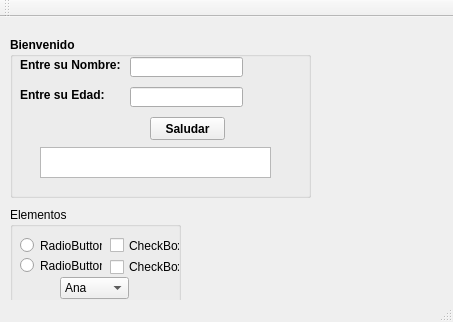
<?xml version="1.0" encoding="UTF-8"?>
<ui version="4.0">
 <class>MainWindow</class>
 <widget class="QMainWindow" name="MainWindow">
  <property name="geometry">
   <rect>
    <x>0</x>
    <y>0</y>
    <width>453</width>
    <height>322</height>
   </rect>
  </property>
  <property name="windowTitle">
   <string>MainWindow</string>
  </property>
  <widget class="QWidget" name="centralWidget">
   <widget class="QGroupBox" name="groupBox">
    <property name="enabled">
     <bool>true</bool>
    </property>
    <property name="geometry">
     <rect>
      <x>10</x>
      <y>20</y>
      <width>301</width>
      <height>161</height>
     </rect>
    </property>
    <property name="font">
     <font>
      <bold>true</bold>
      <underline>false</underline>
     </font>
    </property>
    <property name="title">
     <string>Bienvenido</string>
    </property>
    <widget class="QLineEdit" name="name">
     <property name="enabled">
      <bool>true</bool>
     </property>
     <property name="geometry">
      <rect>
       <x>120</x>
       <y>20</y>
       <width>113</width>
       <height>20</height>
      </rect>
     </property>
    </widget>
    <widget class="QPushButton" name="pushButton">
     <property name="geometry">
      <rect>
       <x>140</x>
       <y>80</y>
       <width>75</width>
       <height>23</height>
      </rect>
     </property>
     <property name="font">
      <font>
       <italic>false</italic>
       <bold>true</bold>
       <underline>false</underline>
      </font>
     </property>
     <property name="cursor">
      <cursorShape>SizeAllCursor</cursorShape>
     </property>
     <property name="text">
      <string>Saludar</string>
     </property>
    </widget>
    <widget class="QListWidget" name="list_bienvenida">
     <property name="geometry">
      <rect>
       <x>30</x>
       <y>110</y>
       <width>231</width>
       <height>31</height>
      </rect>
     </property>
     <property name="cursor" stdset="0">
      <cursorShape>SizeAllCursor</cursorShape>
     </property>
    </widget>
    <widget class="QLabel" name="label">
     <property name="geometry">
      <rect>
       <x>10</x>
       <y>20</y>
       <width>141</width>
       <height>16</height>
      </rect>
     </property>
     <property name="text">
      <string>Entre su Nombre:</string>
     </property>
    </widget>
    <widget class="QLabel" name="label_2">
     <property name="geometry">
      <rect>
       <x>10</x>
       <y>50</y>
       <width>91</width>
       <height>16</height>
      </rect>
     </property>
     <property name="text">
      <string>Entre su Edad:</string>
     </property>
    </widget>
    <widget class="QLineEdit" name="age">
     <property name="geometry">
      <rect>
       <x>120</x>
       <y>50</y>
       <width>113</width>
       <height>20</height>
      </rect>
     </property>
    </widget>
   </widget>
   <widget class="QGroupBox" name="groupBox_2">
    <property name="geometry">
     <rect>
      <x>10</x>
      <y>190</y>
      <width>171</width>
      <height>101</height>
     </rect>
    </property>
    <property name="title">
     <string>Elementos</string>
    </property>
    <widget class="QCheckBox" name="checkBox_2">
     <property name="geometry">
      <rect>
       <x>100</x>
       <y>50</y>
       <width>70</width>
       <height>20</height>
      </rect>
     </property>
     <property name="text">
      <string>CheckBox</string>
     </property>
    </widget>
    <widget class="QRadioButton" name="radioButton">
     <property name="geometry">
      <rect>
       <x>10</x>
       <y>30</y>
       <width>82</width>
       <height>17</height>
      </rect>
     </property>
     <property name="text">
      <string>RadioButton</string>
     </property>
    </widget>
    <widget class="QRadioButton" name="radioButton_2">
     <property name="geometry">
      <rect>
       <x>10</x>
       <y>50</y>
       <width>82</width>
       <height>17</height>
      </rect>
     </property>
     <property name="text">
      <string>RadioButton</string>
     </property>
    </widget>
    <widget class="QCheckBox" name="checkBox">
     <property name="geometry">
      <rect>
       <x>100</x>
       <y>30</y>
       <width>70</width>
       <height>17</height>
      </rect>
     </property>
     <property name="text">
      <string>CheckBox</string>
     </property>
    </widget>
    <widget class="QComboBox" name="comboBox">
     <property name="geometry">
      <rect>
       <x>50</x>
       <y>70</y>
       <width>69</width>
       <height>22</height>
      </rect>
     </property>
     <item>
      <property name="text">
       <string>Ana</string>
      </property>
     </item>
     <item>
      <property name="text">
       <string>Pedro</string>
      </property>
     </item>
     <item>
      <property name="text">
       <string>Suzana</string>
      </property>
     </item>
    </widget>
   </widget>
  </widget>
  <widget class="QMenuBar" name="menuBar">
   <property name="geometry">
    <rect>
     <x>0</x>
     <y>0</y>
     <width>453</width>
     <height>20</height>
    </rect>
   </property>
  </widget>
  <widget class="QToolBar" name="mainToolBar">
   <attribute name="toolBarArea">
    <enum>TopToolBarArea</enum>
   </attribute>
   <attribute name="toolBarBreak">
    <bool>false</bool>
   </attribute>
  </widget>
  <widget class="QStatusBar" name="statusBar"/>
 </widget>
 <layoutdefault spacing="6" margin="11"/>
 <resources/>
 <connections/>
</ui>
